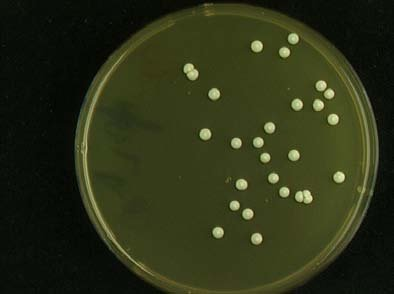
#> input picture image.jpg, 394 x 294 px
$ python canny.py image.jpg image.jpg image.jpg image.jpg
#> lines starting #> are read from the running program, lines starting #| are printed output that depends on the picture
import skimage
import skimage.feature
import skimage.viewer
import sys

# [5 lines of commented-out code are left out]
sigma = 2.0
low_threshold = 0.1
high_threshold = 0.3

# load and display original image as grayscale
image = skimage.io.imread("image.jpg", as_gray=True)
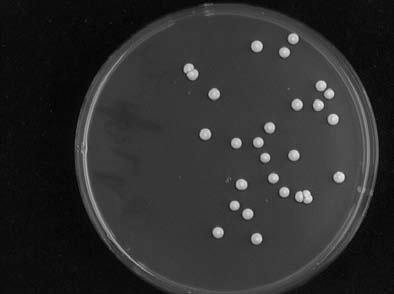
#> image: shape (294, 394) float64; min 0.00561, max 0.953, mean 0.181
#> (the run stopped early here; a loop or call above may not have finished)
